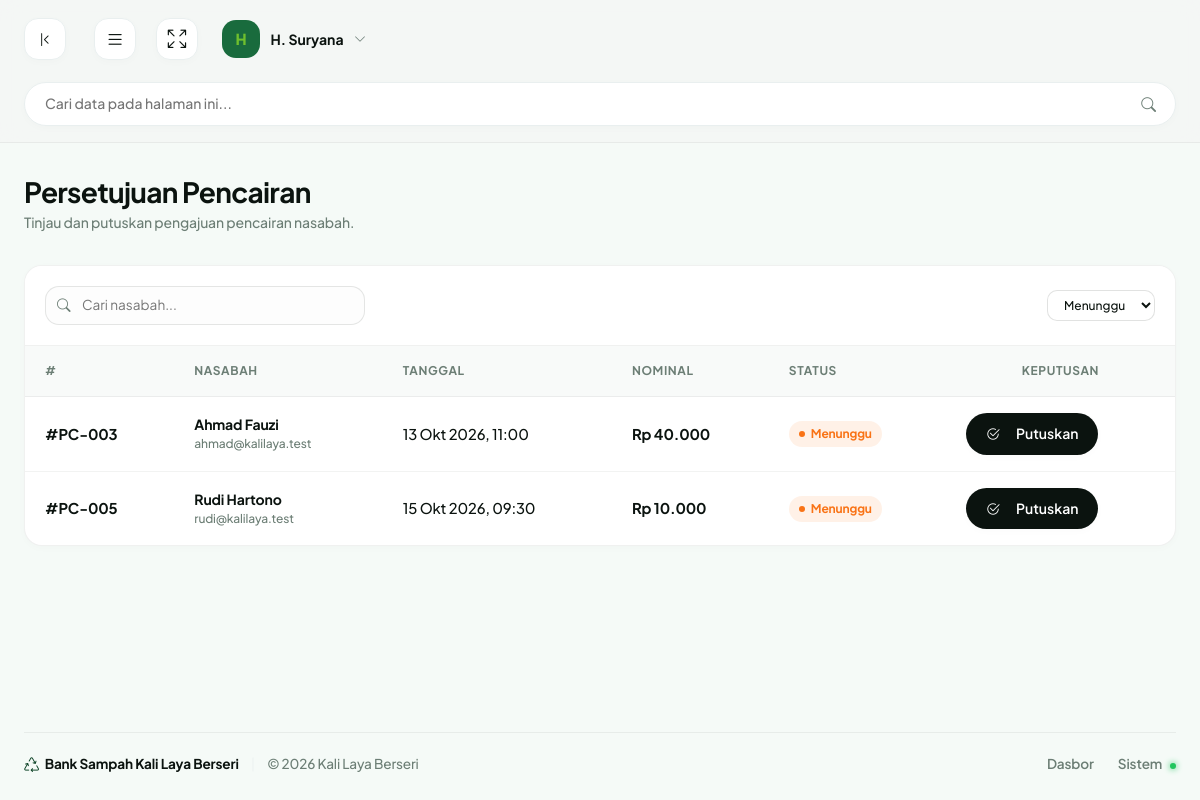
The app's page /ketua/persetujuan.php (signed in) with its own data.
### tables this page shows
CREATE TABLE `pencairan` (
  `id` int NOT NULL,
  `user_id` int NOT NULL,
  `nominal` decimal(14,2) NOT NULL DEFAULT '0.00',
  `status` enum('menunggu','disetujui','ditolak','selesai') NOT NULL DEFAULT 'menunggu',
  `disetujui_oleh` int DEFAULT NULL,
  `catatan_ketua` text,
  `diproses_oleh` int DEFAULT NULL,
  `tanggal` datetime NOT NULL,
  `tanggal_disetujui` datetime DEFAULT NULL,
  `tanggal_selesai` datetime DEFAULT NULL
);

CREATE TABLE `users` (
  `id_user` int NOT NULL,
  `name` varchar(100) NOT NULL,
  `email` varchar(150) NOT NULL,
  `password` varchar(255) DEFAULT NULL,
  `google_id` varchar(64) DEFAULT NULL,
  `avatar` varchar(255) DEFAULT NULL,
  `role` enum('nasabah','pengurus','ketua') NOT NULL DEFAULT 'nasabah',
  `nik` varchar(20) DEFAULT NULL,
  `no_hp` varchar(20) DEFAULT NULL,
  `alamat` text,
  `code` int NOT NULL DEFAULT '0',
  `status` varchar(20) NOT NULL DEFAULT 'notverified',
  `aktif` tinyint(1) NOT NULL DEFAULT '1',
  `created_at` timestamp NOT NULL DEFAULT CURRENT_TIMESTAMP
);

### ketua/persetujuan.php (the view, shortened to what this page needs)
<?php
require_once __DIR__ . '/../includes/auth.php';
$filter = $_GET['status'] ?? 'menunggu';
$rows = [];
$stmt = mysqli_prepare($con, "SELECT p.*, u.name AS nasabah, u.no_hp, u.email FROM pencairan p JOIN users u ON u.id_user = p.user_id WHERE p.status = ? ORDER BY p.tanggal ASC");
mysqli_stmt_bind_param($stmt, 's', $filter);
mysqli_stmt_execute($stmt);
$res = mysqli_stmt_get_result($stmt);
while ($r = mysqli_fetch_assoc($res)) { $rows[] = $r; }
require __DIR__ . '/../includes/header.php';
?>
<div class="table-card-custom">
  <div class="table-header-control">
    <div class="table-search-box"><i class="bi bi-search table-search-icon"></i>
      <input type="text" class="table-search-input table-local-search" placeholder="Cari nasabah..."></div>
    <div class="table-filter-group">
      <form method="GET" action="persetujuan.php">
        <select class="form-control-custom form-control-custom-sm" name="status" data-autosubmit>
          <?php foreach (['menunggu' => 'Menunggu', 'disetujui' => 'Disetujui', 'ditolak' => 'Ditolak', 'selesai' => 'Selesai'] as $k => $lbl): ?>
            <option value="<?= e($k) ?>" <?= $filter === $k ? 'selected' : '' ?>><?= e($lbl) ?></option>
          <?php endforeach; ?>
        </select>
      </form>
    </div>
  </div>
  <div class="table-responsive">
    <table class="table-custom">
      <thead><tr><th>#</th><th>Nasabah</th><th>Tanggal</th><th>Nominal</th><th>Status</th><th class="text-center">Keputusan</th></tr></thead>
      <tbody>
        <?php if (empty($rows)): ?>
          <tr><td colspan="6" class="text-center text-muted-green py-4">Tidak ada data pada status ini.</td></tr>
        <?php else: foreach ($rows as $r): ?>
          <tr>
            <td class="table-order-id">#PC-<?= e(str_pad($r['id'], 3, '0', STR_PAD_LEFT)) ?></td>
            <td><div class="table-user-name"><?= e($r['nasabah']) ?></div><div class="table-user-sub"><?= e($r['email']) ?></div></td>
            <td><?= e(tanggal_waktu_id($r['tanggal'])) ?></td>
            <td class="table-amount"><?= e(rupiah($r['nominal'])) ?></td>
            <td><?= badge_pencairan($r['status']) ?></td>
            <td class="text-center">
              <?php if ($r['status'] === 'menunggu'): ?>
                <button type="button" class="btn btn-dark-custom btn-sm"
                  data-bs-toggle="modal" data-bs-target="#modalPutusan"
                  data-id="<?= e($r['id']) ?>" data-nama="<?= e($r['nasabah']) ?>" data-nominal="<?= e(rupiah($r['nominal'])) ?>">
                  <i class="bi bi-check2-circle me-1"></i> Putuskan
                </button>
              <?php else: ?>
                <span class="text-muted-green" style="font-size:.8rem;"><?= e($r['catatan_ketua'] ? potong_teks($r['catatan_ketua'], 30) : '-') ?></span>
              <?php endif; ?>
            </td>
          </tr>
        <?php endforeach; endif; ?>
      </tbody>
    </table>
  </div>
</div>
<?php require __DIR__ . '/../includes/footer.php'; ?>

### includes/fungsi.php (shortened to what this page needs)
<?php
if (!function_exists('e')) {
    function e($value): string
    {
        return htmlspecialchars((string) $value, ENT_QUOTES, 'UTF-8');
    }
}
if (!function_exists('rupiah')) {
    function rupiah($angka, bool $prefix = true): string
    {
        $hasil = number_format((float) $angka, 0, ',', '.');
        return $prefix ? 'Rp ' . $hasil : $hasil;
    }
}
if (!function_exists('tanggal_id')) {
    function tanggal_id(?string $tanggal): string
    {
        $bulan = [
            1 => 'Jan', 'Feb', 'Mar', 'Apr', 'Mei', 'Jun',
            'Jul', 'Agu', 'Sep', 'Okt', 'Nov', 'Des',
        ];
        $ts = strtotime($tanggal);
        return date('d', $ts) . ' ' . $bulan[(int) date('n', $ts)] . ' ' . date('Y', $ts);
    }
}
if (!function_exists('tanggal_waktu_id')) {
    function tanggal_waktu_id(?string $tanggal): string
    {
        $ts = strtotime($tanggal);
        return tanggal_id($tanggal) . ', ' . date('H:i', $ts);
    }
}
if (!function_exists('badge_pencairan')) {
    function badge_pencairan(string $status): string
    {
        $map = [
            'menunggu'  => 'pending',
            'disetujui' => 'info',
            'ditolak'   => 'failed',
            'selesai'   => 'success',
        ];
        $cls = $map[$status] ?? 'pending';
        return '<span class="badge-table ' . $cls . '">' . e(ucfirst($status)) . '</span>';
    }
}

### assets/css/main.css (style rules this page uses)
:root { --bs-body-bg: #F5FAF7; --bs-body-font-family: 'Plus Jakarta Sans', sans-serif; --brand-forest-dark: #0C5429; --brand-forest-medium: #0A4124; --brand-forest-light: #196B3D; --brand-lime: #6FBF2E; --brand-lime-hover: #7FCE3E; --brand-lime-translucent: rgba(84, 155, 27, 0.18); --text-main: #0B130F; --text-muted-green: #6C7E75; --text-sidebar-muted: #879A91; --card-background: #FFFFFF; --border-light: #E9EFEF; --border-dark-green: rgba(255, 255, 255, 0.1); --sys-green: #22C55E; --sys-green-bg: #DCFCE7; --sys-red: #EF4444; --sys-red-bg: #FEE2E2; --sys-orange: #F97316; --sys-orange-bg: #FFEDD5; --sidebar-width: 280px; --navbar-height: 80px; --radius-xxl: 24px; --radius-xl: 18px; --radius-lg: 14px; --radius-md: 10px; --radius-sm: 6px; --shadow-sm: 0 2px 8px rgba(11, 19, 15, 0.02); --shadow-md: 0 10px 30px rgba(11, 19, 15, 0.04); --shadow-lg: 0 20px 50px rgba(11, 19, 15, 0.08); }
body { background-color: var(--bs-body-bg); color: var(--text-main); font-family: var(--bs-body-font-family); font-size: 0.925rem; font-weight: 500; -webkit-font-smoothing: antialiased; letter-spacing: -0.01em; }
.btn-dark-custom { background-color: var(--text-main); color: #FFFFFF; font-weight: 600; font-size: 0.875rem; padding: 0.65rem 1.25rem; border-radius: 50rem; border: none; display: flex; align-items: center; gap: 0.75rem; box-shadow: var(--shadow-sm); transition: all 0.2s ease-in-out; }
.table-card-custom { background-color: #FFFFFF; border-radius: var(--radius-xl); border: 1px solid rgba(11, 19, 15, 0.06) !important; box-shadow: var(--shadow-sm); overflow: hidden; margin-bottom: 1.25rem !important; width: 100%; }
.table-custom { width: 100%; margin-bottom: 0; vertical-align: middle; border-collapse: collapse; }
.table-custom th, .table-custom td { padding: 1rem 1.25rem; border-bottom: 1px solid rgba(11, 19, 15, 0.05); white-space: nowrap; }
.table-custom th { background-color: #F8FAF9; color: var(--text-muted-green); font-size: 0.75rem; text-transform: uppercase; font-weight: 700; letter-spacing: 0.05em; border-bottom: 1px solid rgba(11, 19, 15, 0.08); }
.table-custom tbody tr { transition: background-color 0.2s ease-in-out; }
.table-custom tbody tr:last-child td { border-bottom: none; }
.table-user-name { font-weight: 700; color: var(--text-main); font-size: 0.875rem; }
.table-user-sub { font-size: 0.75rem; color: var(--text-muted-green); }
.badge-table { display: inline-flex; align-items: center; gap: 0.35rem; padding: 0.25rem 0.65rem; font-size: 0.75rem; font-weight: 700; border-radius: 50rem; }
.badge-table::before { content: ''; display: inline-block; width: 6px; height: 6px; border-radius: 50rem; }
.badge-table.pending { background-color: rgba(249, 115, 22, 0.1); color: var(--sys-orange); }
.badge-table.pending::before { background-color: var(--sys-orange); }
.table-header-control { background-color: #FFFFFF; padding: 1.25rem; border-bottom: 1px solid rgba(11, 19, 15, 0.06); display: flex; align-items: center; justify-content: space-between; flex-wrap: wrap; gap: 1rem; }
.table-search-box { position: relative; max-width: 320px; flex-grow: 1; }
.table-search-input { width: 100%; padding: 0.5rem 1rem 0.5rem 2.25rem; font-size: 0.85rem; border-radius: var(--radius-lg); border: 1px solid rgba(11, 19, 15, 0.1); background-color: #FDFDFD; transition: all 0.2s ease-in-out; }
.table-search-icon { position: absolute; left: 0.75rem; top: 50%; transform: translateY(-50%); color: var(--text-muted-green); font-size: 0.85rem; }
.table-filter-group { display: flex; align-items: center; gap: 0.75rem; }
.table-order-id { font-weight: 700; color: var(--text-main); }
.table-amount { font-weight: 700; color: var(--text-main); }
.form-control-custom { display: block; width: 100%; padding: 0.6rem 1rem; font-size: 0.875rem; font-weight: 500; line-height: 1.5; color: var(--text-main); background-color: #FFFFFF; background-clip: padding-box; border: 1px solid rgba(11, 19, 15, 0.12); border-radius: var(--radius-lg); transition: border-color 0.2s ease-in-out, box-shadow 0.2s ease-in-out; }
.form-control-custom::placeholder { color: var(--text-muted-green); opacity: 0.5; }
.form-control-custom-sm { padding: 0.35rem 0.75rem; font-size: 0.75rem; border-radius: var(--radius-md); }

### records on screen
pencairan: id "003", user.name "Ahmad Fauzi", user.email "ahmad@kalilaya.test", tanggal "13 Okt 2026, 11:00", nominal "Rp 40.000", status "Menunggu"
pencairan: id "005", user.name "Rudi Hartono", user.email "rudi@kalilaya.test", tanggal "15 Okt 2026, 09:30", nominal "Rp 10.000", status "Menunggu"

### other values on screen
mb_substr($u['name'] ?: 'U', 0, 1) "H"
$u['name'] "H. Suryana"
$page_title "Persetujuan Pencairan"
$page_subtitle "Tinjau dan putuskan pengajuan pencairan nasabah."
form field status "Menunggu"
